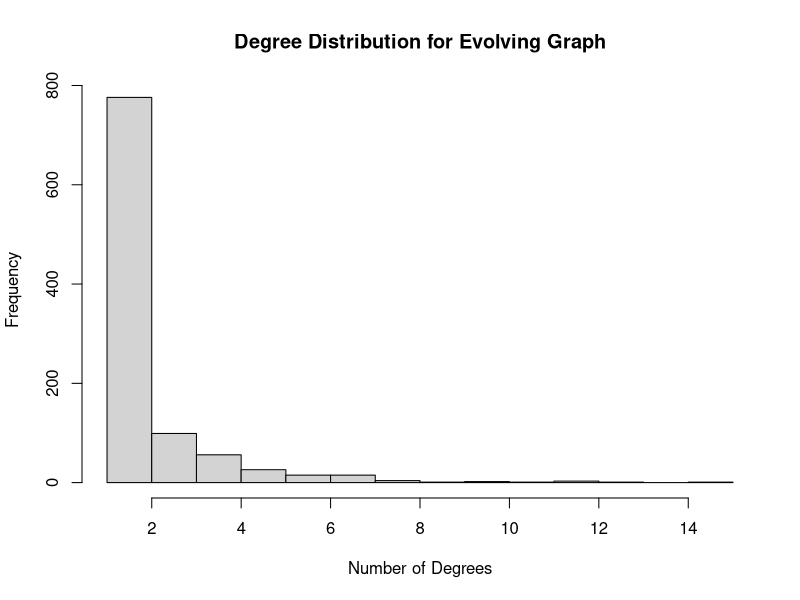
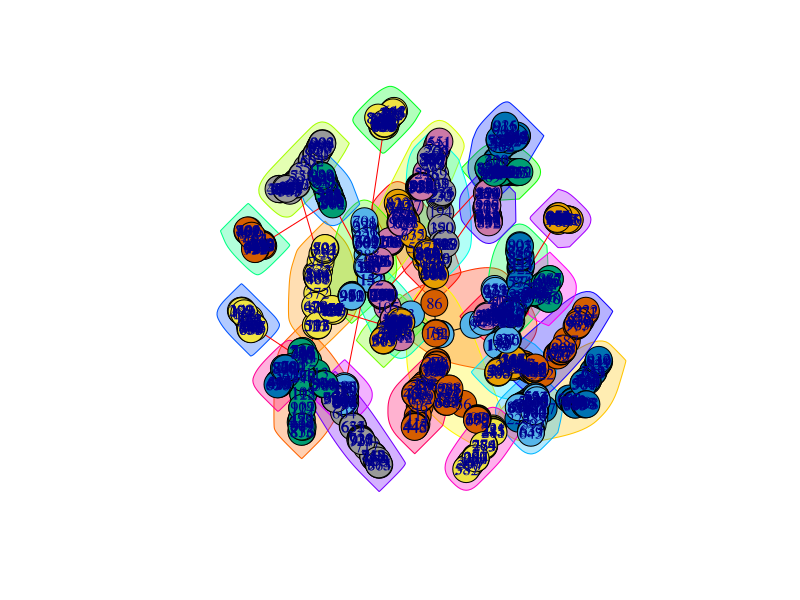

Write R code to recreate these figures, in order.
# load igraph library
library("igraph") 

#### QUESTION 3 - PART A ####

nodes <- 1000
evolving_graph <- aging.prefatt.game(n = nodes, pa.exp=1, aging.exp=-1, directed = FALSE)
degree_graph <- degree(evolving_graph)
degree_dist <- hist(x = degree_graph, breaks = seq(from = min(degree_graph), to = max(degree_graph), by=1), main = "Degree Distribution for Evolving Graph", xlab = "Number of Degrees")

#### QUESTION 3 - PART B ####

clusters_graph <- clusters(evolving_graph)  # get all clusters from graph
index_GCC <- which.max(clusters_graph$csize)  # get the cluster with the maximum size i.e. GCC
non_GCC_nodes <- (1:vcount(evolving_graph))[clusters_graph$membership != index_GCC]  # get nodes which are not present in GCC cluster
GCC <- delete.vertices(evolving_graph, non_GCC_nodes)  # remove nodes from the graph to get only GCC
community_GCC <- fastgreedy.community(GCC)  # get community of GCC
modularity_GCC <-  modularity(community_GCC)  # get modularity of GCC

plot(community_GCC, evolving_graph)    
cat("Modularity of the Graph : ", modularity_GCC)

